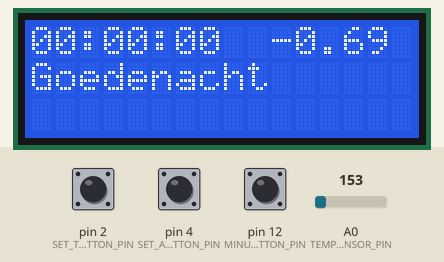
A sketch run on a simulated Arduino Uno, built with avr-gcc and run on an emulated ATmega328P. Shown: 16×3 character LCD. The inputs (shaded band) are chosen by the test bench; at power-on: pin 2 (SET_TIME_BUTTON_PIN) LOW, pin 4 (SET_ALARM_PLUS_BUTTON_PIN) LOW, pin 12 (MINUS_BUTTON_PIN) LOW, A0 (TEMPERATURE_SENSOR_PIN) = 153.

Above: at 1.2 s.
1.3 s: pin 2 (SET_TIME_BUTTON_PIN) pulled HIGH for 0.35 s
At 2.3 s:
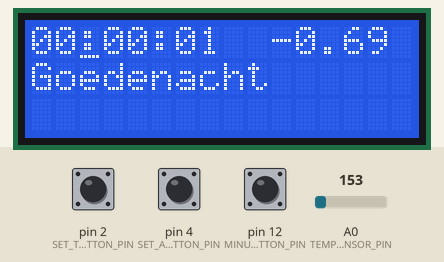
3.1 s: pin 4 (SET_ALARM_PLUS_BUTTON_PIN) pulled HIGH for 1 s
At 5.2 s:
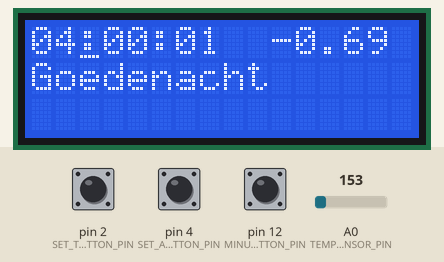
5.6 s: pin 12 (MINUS_BUTTON_PIN) pulled HIGH for 3.2 s
At 9.2 s:
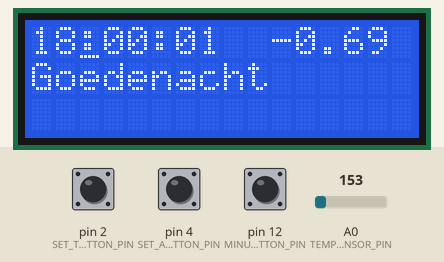
10.3 s: pin 2 (SET_TIME_BUTTON_PIN) pulled HIGH for 1 s
At 12.8 s:
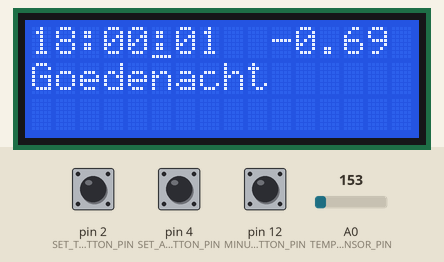
13.1 s: pin 2 (SET_TIME_BUTTON_PIN) pulled HIGH for 0.35 s
At 15.0 s:
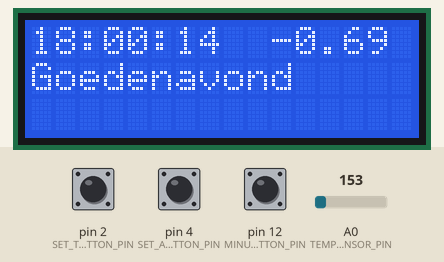
16.4 s: A0 (TEMPERATURE_SENSOR_PIN) set to 165
At 18.9 s:
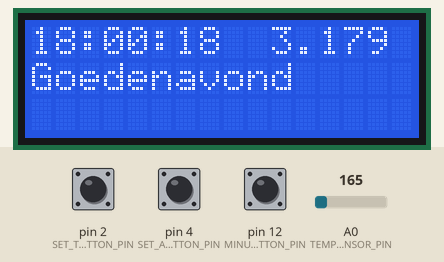
Timing chart, 0 to 19.6 s (numbered marks = the images above; inputs shaded):
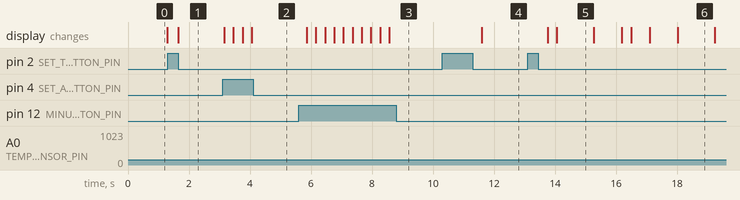

The sketch:

alarmClock.ino
```cpp
#include <LiquidCrystal.h>

#define TIME_MSG_LEN  11   // time sync to PC is HEADER and unix time_t as ten ascii digits
#define TIME_HEADER  255

#define SET_TIME_BUTTON_PIN 2
#define SET_ALARM_PLUS_BUTTON_PIN 4
#define MINUS_BUTTON_PIN 12
#define TEMPERATURE_SENSOR_PIN A0

LiquidCrystal lcd(7, 8, 9, 10, 11, 13);

const unsigned long SECONDS_IN_A_DAY = 3600;
const unsigned long HOURS_IN_A_DAY = 24;
const unsigned long SECONDS_IN_A_HOUR = 60;
const unsigned long MILLISECONDS_IN_A_SECOND = 1000;

unsigned long currentHours = 0;
unsigned long currentMins = 0;

unsigned long alarmHour = 0;
unsigned long alarmMin = 0;

unsigned long offSetTimeMilliSecs = 0;

//-----------------------------------------------------------------------

void setup(){
  lcd.begin(16, 3);
  Serial.begin(9600);

  analogReference(EXTERNAL);//for temperature sensor, otherwise random values

  pinMode(SET_TIME_BUTTON_PIN, INPUT);
  pinMode(SET_ALARM_PLUS_BUTTON_PIN, INPUT);
  pinMode(MINUS_BUTTON_PIN, INPUT);
}

//-----------------------------------------------------------------------

void loop() {
  printInformationOnLcd();
  setTimeAndAlarm();
  delay(300);
}

//-----------------------------------------------------------------------

/**
 * Print the time and the temperature
 */
void printInformationOnLcd(){
  lcd.setCursor(0,0);
  lcd.print(getStringTime());
  lcd.print("  ");
  lcd.print(getTemperature());

  lcd.setCursor(0,1);
  lcd.print(getGreeting());
}


//-----------------------------------------------------------------------

//http://forum.arduino.cc/index.php?topic=18588.0
String getStringTime()
{
  char buffer[20];
  unsigned long milliSeconds = millis() + offSetTimeMilliSecs;

  unsigned long secs  = milliSeconds / MILLISECONDS_IN_A_SECOND; // secs is the total number of number of seconds
  int fracTime = milliSeconds % MILLISECONDS_IN_A_SECOND; // fracTime the number of thousandths of a second

  // number of days is total number of seconds divided by 24 divided by 3600
  int days = secs / (HOURS_IN_A_DAY*SECONDS_IN_A_DAY);
  secs = secs % (HOURS_IN_A_DAY*SECONDS_IN_A_DAY);

  // get the hours
  int hours = (secs / SECONDS_IN_A_DAY);// + offSetHours;
  secs  = secs % SECONDS_IN_A_DAY;

  // get the minutes
  int mins = (secs / SECONDS_IN_A_HOUR);// + offSetMins;
  secs = secs % SECONDS_IN_A_HOUR;

  sprintf(buffer, "%02d:%02d:%02d", hours, mins, secs);

  currentHours = hours;
  currentMins = mins;
  return buffer;
}

//-----------------------------------------------------------------------

float getTemperature() {
  int sensorVal = analogRead(TEMPERATURE_SENSOR_PIN);
  //Serial.println(sensorVal);
  float voltage = sensorVal * 3.3; // yes I could use const, but nice to keep all temperature related stuff compacted to here.
  voltage /= 1024.0;
  float temprature = (voltage - 0.5)*100;
  return temprature;
}

//-----------------------------------------------------------------------

String getGreeting() {
  if (currentHours < 4 || currentHours > 22) {
    return "Goedenacht";
  } else if (currentHours < 12) {
      return "Goedemorgen";
  } else if (currentHours < 18) {
    return "Goedenmiddag";
  } else if (currentHours < 22) {
    return "Goedenavond";
  }
}

//-----------------------------------------------------------------------

//======== Code to set the alarm and the Time ===========//

//-----------------------------------------------------------------------

enum state {
  state_none,
  state_setAlarmMin,
  state_setAlarmHour,
  state_setTimeHour,
  state_setTimeMin
};
state currentState = state_none;

//-----------------------------------------------------------------------

void setTimeAndAlarm() {
  unsigned long offSetHours = 0;
  unsigned long offSetMins = 0;

  changeState();
  while (currentState != state_none){
    lcd.cursor();

    switch (currentState) {
    //----- set time ------//
    case state_setTimeHour:
      lcd.setCursor(0,0);
      changeTimeValue(&currentHours, &offSetHours, HOURS_IN_A_DAY);
      break;
    case state_setTimeMin:
      lcd.setCursor(3,0);
      changeTimeValue(&currentMins, &offSetMins, SECONDS_IN_A_HOUR);
      break;

    //----- set alarm ------//
    case state_setAlarmHour:
      lcd.setCursor(0,0);
      changeTimeValue(&alarmHour, NULL, HOURS_IN_A_DAY);
      break;
    case state_setAlarmMin:
      lcd.setCursor(3,0);
      changeTimeValue(&alarmMin, NULL, SECONDS_IN_A_HOUR);
      break;
    }

    changeState();
    delay(300);
  }

  offSetTimeMilliSecs = offSetTimeMilliSecs + (offSetHours * 3600000) + (offSetMins * 60000);
  lcd.noCursor();
}

//-----------------------------------------------------------------------

void changeTimeValue(unsigned long* currentTime, unsigned long* offSetTime, unsigned long maxValue){
  char buffer[20];
  int changeTimeAmount = digitalRead(SET_ALARM_PLUS_BUTTON_PIN);
  changeTimeAmount -= digitalRead(MINUS_BUTTON_PIN);

  //----- update the off set --------//
  //if (offSetTime) {
    *offSetTime += changeTimeAmount;
    checkTimeValueInRange(offSetTime, maxValue);
 // }

  //----- update the current time and display it --------//
  *currentTime += changeTimeAmount;
  checkTimeValueInRange(currentTime, maxValue);

  sprintf(buffer, "%02d", *currentTime);
  lcd.print(buffer);
}

//-----------------------------------------------------------------------

void checkTimeValueInRange(unsigned long* timeValue, unsigned long maxValue) {
  if (*timeValue == maxValue) { // so that the max hours/mins is 23/59
    *timeValue = 0;
  }
  else if (*timeValue == -1) { // so that the min hours/mins is 0
    *timeValue = maxValue-1;
  }
}

//-----------------------------------------------------------------------

void changeState(){
  int switchState = digitalRead(SET_TIME_BUTTON_PIN);

  // if first button clicked change between setting time and alarm's hours and mins
  if (switchState) {
    switch (currentState) {
    //------- set time ------//
    case state_none:
      currentState = state_setTimeHour;
      break;
    case state_setTimeHour:
      currentState = state_setTimeMin;
      break;
    case state_setTimeMin:
      currentState = state_none;
      break;

    //----- set alarm time ------//
    case state_setAlarmHour:
      currentState = state_setAlarmMin;
      break;
    case state_setAlarmMin:
      currentState = state_none;
      break;
    }

    // wait until button is no longer being held down
    while (switchState) {
      switchState = digitalRead(SET_TIME_BUTTON_PIN);
    }
  }

  // second button clicked with state is none means user wants to set the alarm
  switchState = digitalRead(SET_ALARM_PLUS_BUTTON_PIN);
  if (currentState == state_none && switchState){
    currentState = state_setAlarmHour;
    while (switchState) { // wait until button is no longer being held down
      switchState = digitalRead(SET_TIME_BUTTON_PIN);
    }
  }
}

//-----------------------------------------------------------------------
//-----------------------------------------------------------------------
```

Measured:
- after the input at 1.3 s, the display: changes after 0.35 s (image 1)
- after the input at 3.1 s, the display: first changes after 0.05 s (image 2 shows a later state)
- after the input at 5.6 s, the display: first changes after 0.26 s (image 3 shows a later state)
- after the input at 10.3 s, the display: changes after 1.3 s (image 4)
- after the input at 13.1 s, the display: first changes after 0.65 s (image 5 shows a later state)
- what the display in image 5 shows lasts 1.2 s, from 14.1 s to 15.3 s
